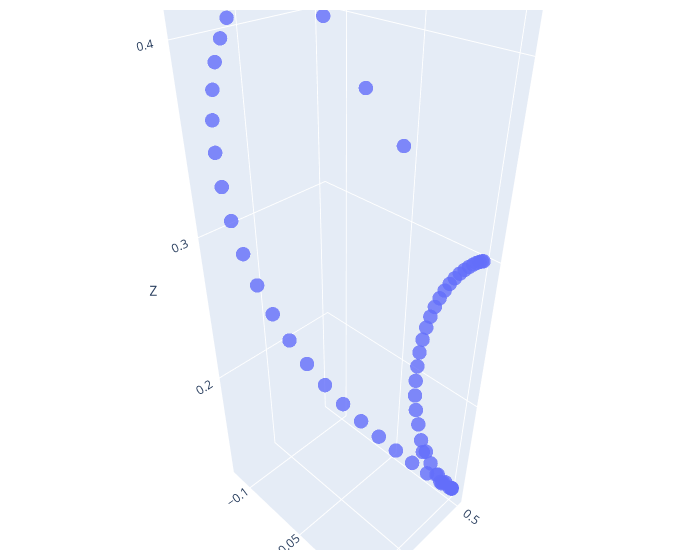

The notebook cell this image was saved under:
### Code cell
frm, to = 65 + 69, -1
# [65, 69, 70]

# Sample 3D data
x, y, z = ee_pose[:, 0], ee_pose[:, 1], ee_pose[:, 2]

# Create a 3D scatter plot
fig = go.Figure(
    data=[
        go.Scatter3d(
            x=x[frm:to],
            y=y[frm:to],
            z=z[frm:to],
            mode="markers",
            marker=dict(
                size=5,
                # color=actions[
                #     :, -1
                # ],
                # colorscale='inferno',
                opacity=0.8,
            ),
        )
    ]
)

# Make the plot interactive by allowing user to rotate, zoom, etc.
fig.update_layout(
    scene=dict(xaxis_title="X", yaxis_title="Y", zaxis_title="Z"),
    width=700,
    margin=dict(r=20, b=10, l=10, t=10),
)

fig.show()
